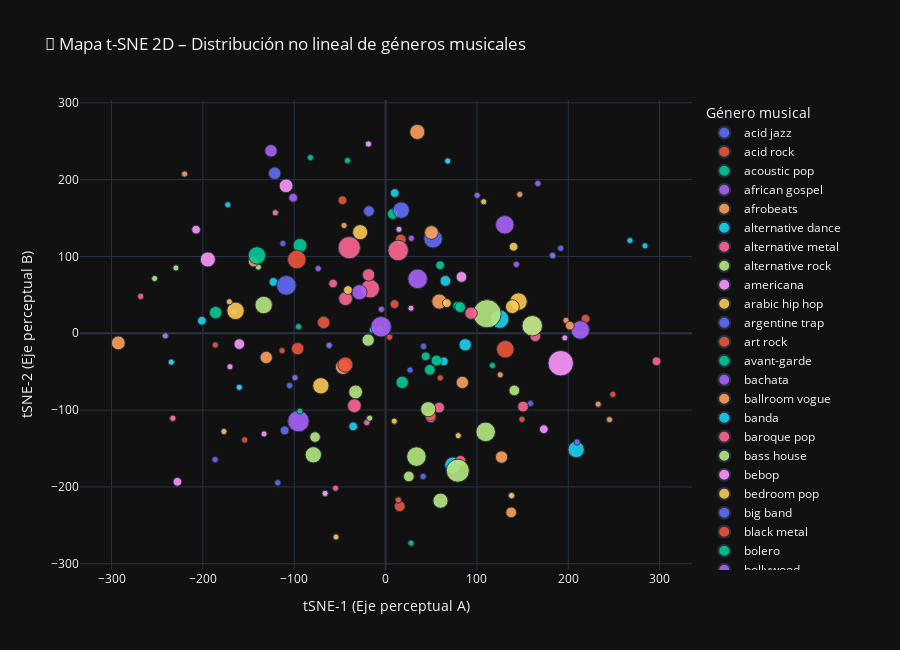

Write notebook code for a chart like this one.
### Code cell
fig2d_tsne = px.scatter(
    df_genres_layer,
    x="tSNE1",
    y="tSNE2",
    color="genre_name",
    size="n_artists",
    hover_name="genre_name",
    title="🎨 Mapa t-SNE 2D – Distribución no lineal de géneros musicales",
    opacity=0.9,
    width=900,
    height=650
)

fig2d_tsne.update_layout(
    xaxis_title="tSNE-1 (Eje perceptual A)",
    yaxis_title="tSNE-2 (Eje perceptual B)",
    legend_title_text="Género musical",
    template="plotly_dark"
)

fig2d_tsne.show()
